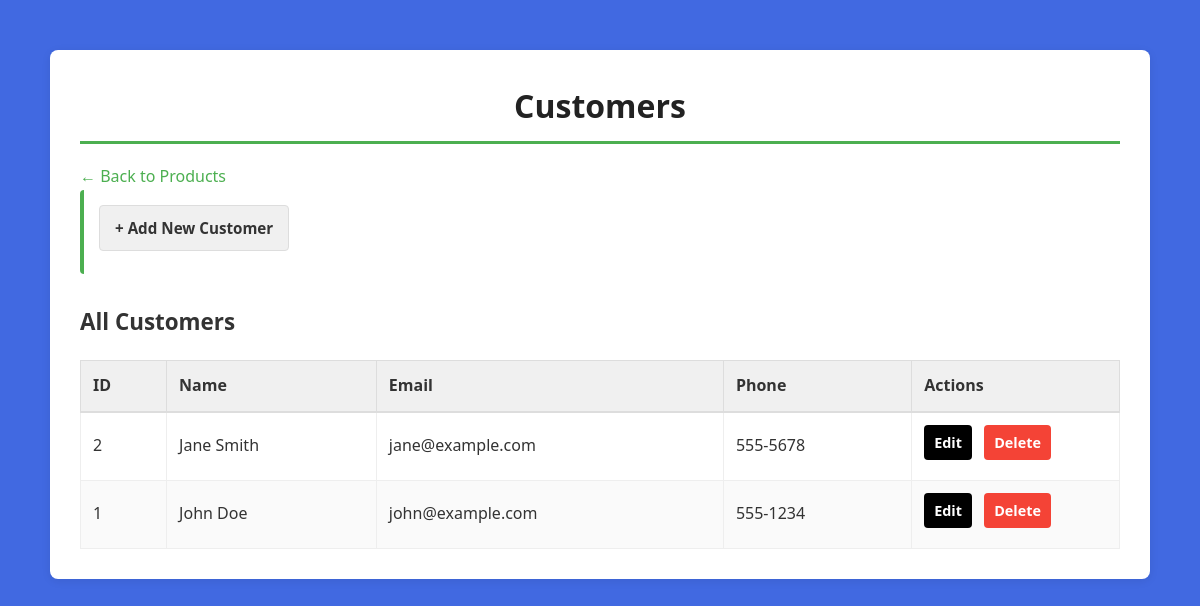
The page /customers.php on the database its author committed.
### tables this page shows
CREATE TABLE IF NOT EXISTS customers (
    id INT AUTO_INCREMENT PRIMARY KEY,
    name VARCHAR(150) NOT NULL,
    email VARCHAR(100),
    phone VARCHAR(20),
    created_at TIMESTAMP DEFAULT CURRENT_TIMESTAMP
);

### customers.php (the view, shortened to what this page needs)
<?php
require 'database.php';
$res = $conn->query("SELECT * FROM customers ORDER BY id DESC");
?>
<!doctype html>
<html>
<head>
    <link rel="stylesheet" href="style.css">
</head>
<body>
<div class="container">
    <h1>Customers</h1>
    <a href="index.php">← Back to Products</a>
    <div class="top-links">
        <a href="add_customer.php" class="btn btn-primary">+ Add New Customer</a>
    </div>
    <h2>All Customers</h2>
    <table>
        <thead>
            <tr>
                <th>ID</th>
                <th>Name</th>
                <th>Email</th>
                <th>Phone</th>
                <th style="width: 20%;">Actions</th>
            </tr>
        </thead>
        <tbody>
            <?php if ($res && $res->num_rows > 0): ?>
                <?php while ($c = $res->fetch_assoc()): ?>
                    <tr>
                        <td><?= $c['id'] ?></td>
                        <td><?= htmlspecialchars($c['name']) ?></td>
                        <td><?= htmlspecialchars($c['email'] ?? '—') ?></td>
                        <td><?= htmlspecialchars($c['phone'] ?? '—') ?></td>
                        <td>
                            <a href="edit_customer.php?id=<?= $c['id'] ?>" class="btn btn-primary" style="padding: 6px 10px; font-size: 0.9em;">Edit</a>
                            <a href="delete_customer.php?id=<?= $c['id'] ?>" class="btn btn-danger" style="padding: 6px 10px; font-size: 0.9em;">Delete</a>
                        </td>
                    </tr>
                <?php endwhile; ?>
            <?php else: ?>
                <tr>
                    <td colspan="5" style="text-align: center; padding: 20px;">No customers yet. <a href="add_customer.php">Add one now</a></td>
                </tr>
            <?php endif; ?>
        </tbody>
    </table>
</div>
</body>
</html>

### style.css (style rules this page uses)
* { margin: 0; padding: 0; box-sizing: border-box; }
body { font-family: 'Segoe UI', Tahoma, Geneva, Verdana, sans-serif; background-color: #4169E1; color: #333; line-height: 1.6; min-height: 100vh; padding: 20px; }
.container { max-width: 1100px; margin: 30px auto; background: white; padding: 30px; border-radius: 8px; box-shadow: 0 2px 10px rgba(0, 0, 0, 0.08); }
h1 { color: #222; margin-bottom: 20px; font-size: 2em; border-bottom: 3px solid #4CAF50; padding-bottom: 10px; text-align: center; }
h2 { color: #333; margin-top: 30px; margin-bottom: 15px; font-size: 1.4em; }
a { color: #4CAF50; text-decoration: none; transition: color 0.3s ease; }
.btn { display: inline-block; padding: 10px 18px; border-radius: 4px; border: none; cursor: pointer; font-size: 0.95em; font-weight: 600; transition: all 0.3s ease; text-decoration: none; margin-right: 8px; margin-bottom: 8px; }
.btn-primary { background: #000; color: white; }
.btn-danger { background: #f44336; color: white; }
table { width: 100%; border-collapse: collapse; margin-top: 20px; }
table thead { background: #f9f9f9; border-bottom: 2px solid #ddd; }
table th { padding: 12px; text-align: left; font-weight: 600; color: #333; background: #f0f0f0; border: 1px solid #ddd; }
table td { padding: 12px; border: 1px solid #eee; color: #333; }
table tbody tr:nth-child(even) { background: #fafafa; }
.top-links { background: white; padding: 15px; border-radius: 4px; margin-bottom: 20px; border-left: 4px solid #4CAF50; display: flex; flex-wrap: wrap; gap: 10px; }
.top-links a { display: inline-block; padding: 10px 15px; background: #f0f0f0; color: #333; border: 1px solid #ddd; border-radius: 4px; transition: all 0.3s; text-decoration: none; }

### rows shown on the page
customers: id "2", name "Jane Smith", email "jane@example.com", phone "555-5678"
customers: id "1", name "John Doe", email "john@example.com", phone "555-1234"
